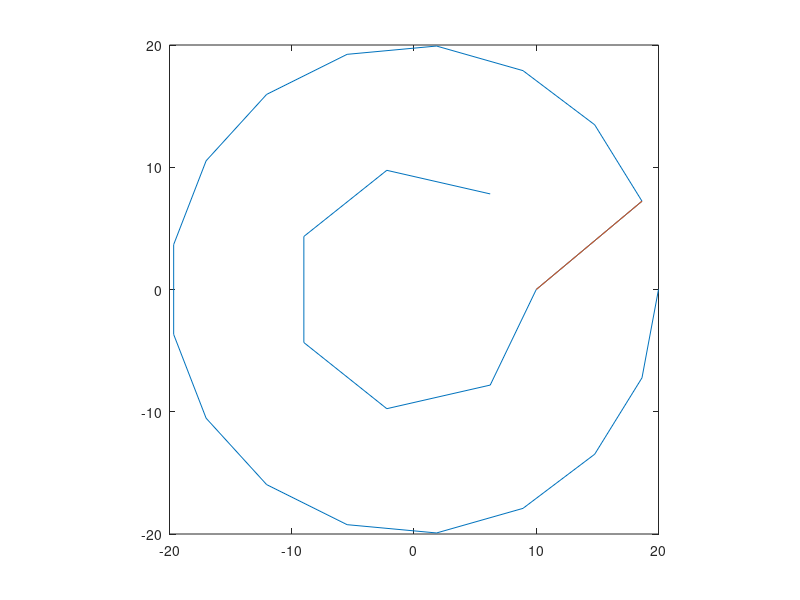

Recreate this plot in MATLAB.
clc; clear;
H = [7, 17, 13, 17, 19]

L = zeros(2, H(1));
size_L = size(L)
r = 10*(1:5)
start = 1;

for i=1:2

N = H(i);
t = 1:N;
th = (2*pi/N)*t;


L(1,start:N+start-1) = r(i)*cos(th);
L(2,start:N+start-1) = r(i)*sin(th);

start = start + N;


endfor
plot(L(1,:), L(2,:))
hold on;

%use for first point of 11-gon
L

C = zeros(2,2)

mn = 1000000
h = 0;
D = L(:,8) - L(:,1:7)

K = zeros(7,1);
for i=1:7
K(i) = norm(D(:,i));
endfor
K
[h, ih] = min(K)

C(:,1) = L(:,8);
C(:,2) = L(:,ih);
C



plot(C(1,:), C(2,:))

axis("square")
